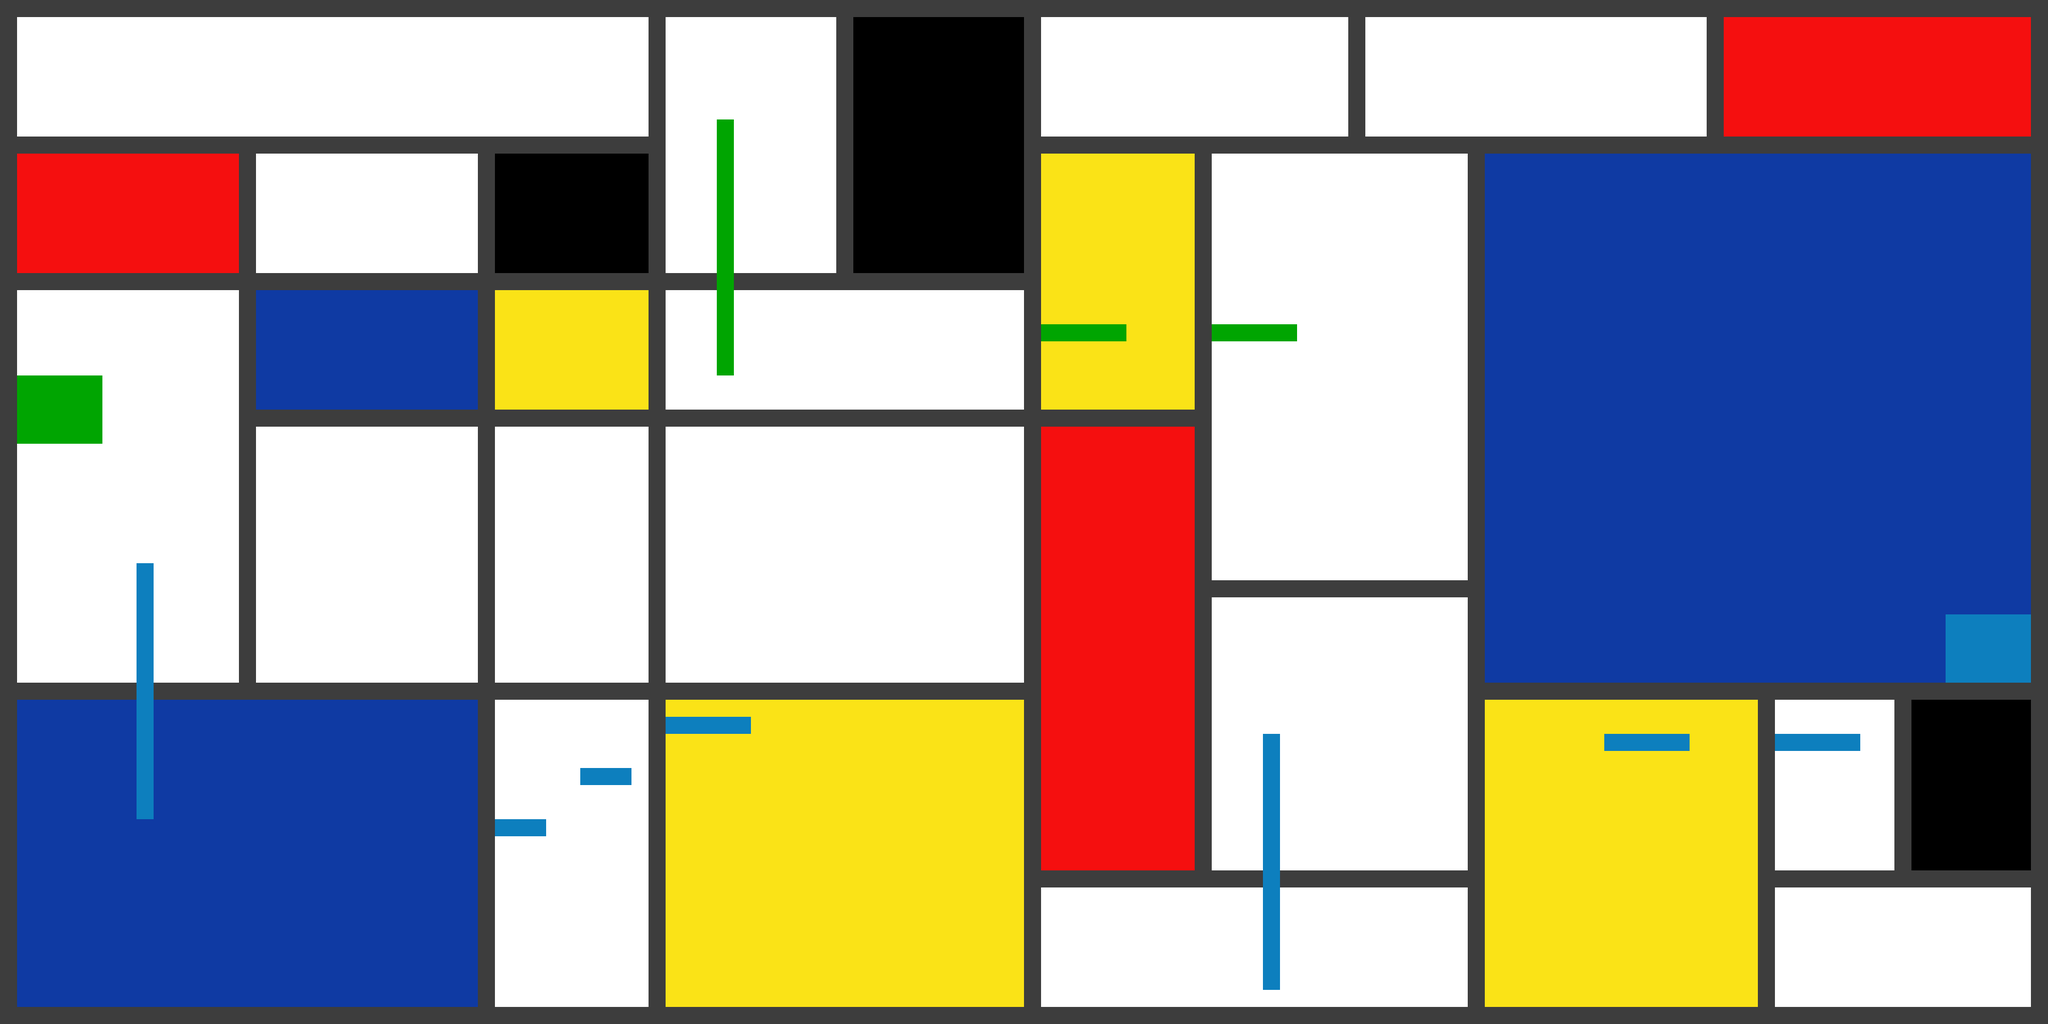

A 2D game scene composited from a Tiled map and its tileset images. What follows is a short description and the map's XML, with each tile layer's data collapsed to a summary:
An orthogonal 120x60 tile map with 32x32 px tiles, 2 tile layers (Tile Layer 1, platform) and 22 objects (12x Platforms, 3x movingobstacle, middleLine, endposition, startposition).

<map version="1.0" orientation="orthogonal" renderorder="right-down" width="120" height="60" tilewidth="32" tileheight="32" nextobjectid="59">
 <tileset firstgid="1" name="mondriaanTiles" tilewidth="32" tileheight="32" tilecount="8" columns="4">
  <image source="mondriaanTiles.png" width="128" height="64" />
 </tileset>
 <layer name="Tile Layer 1" width="120" height="60">
  <data>[7200 cells, 7200 non-empty, 6 distinct tile ids]</data>
 </layer>
 <layer name="platform" width="120" height="60">
  <data>[7200 cells, 120 non-empty, 3 distinct tile ids]</data>
 </layer>
 <objectgroup name="walls">
  <object id="15" x="3808" y="32" width="32" height="1856" />
  <object id="17" x="0" y="32" width="32" height="1856" />
  <object id="18" x="0" y="0" width="3808" height="32" />
  <object id="19" x="0" y="1888" width="3808" height="32" />
 </objectgroup>
 <objectgroup name="Object Layer">
  <object id="2" name="middleLine" x="0" y="960" width="3840" height="32">
   <properties>
    <property name="unity:isTrigger" type="bool" value="true" />
   </properties>
  </object>
  <object id="3" name="endposition" x="96" y="608" width="32" height="32">
   <properties>
    <property name="unity:isTrigger" type="bool" value="true" />
   </properties>
  </object>
  <object id="4" name="startposition" x="3712" y="1344" width="32" height="32">
   <properties>
    <property name="unity:isTrigger" type="bool" value="true" />
   </properties>
  </object>
  <object id="23" name="movingobstacle" x="1408" y="640" width="512" height="64">
   <properties>
    <property name="unity:isTrigger" type="bool" value="true" />
    <property name="unity:tag" value="horizontalobstacle" />
   </properties>
  </object>
  <object id="25" name="movingobstacle" x="2464" y="1312" width="480" height="64">
   <properties>
    <property name="unity:isTrigger" type="bool" value="true" />
    <property name="unity:tag" value="horizontalobstacle" />
   </properties>
  </object>
  <object id="51" name="movingobstacle" x="320" y="1312" width="512" height="64">
   <properties>
    <property name="unity:isTrigger" type="bool" value="true" />
    <property name="unity:tag" value="horizontalobstacle" />
   </properties>
  </object>
 </objectgroup>
 <objectgroup name="platforms">
  <object id="33" type="Platforms" x="32" y="704" width="160" height="128">
   <properties>
    <property name="unity:tag" value="Platform" />
   </properties>
  </object>
  <object id="37" type="Platforms" x="1344" y="224" width="32" height="480">
   <properties>
    <property name="unity:tag" value="Platform" />
   </properties>
  </object>
  <object id="41" type="Platforms" x="2368" y="1376" width="32" height="480">
   <properties>
    <property name="unity:tag" value="Platform" />
   </properties>
  </object>
  <object id="43" type="Platforms" x="3648" y="1152" width="160" height="128">
   <properties>
    <property name="unity:tag" value="Platform" />
   </properties>
  </object>
  <object id="46" type="Platforms" x="3008" y="1376" width="160" height="32">
   <properties>
    <property name="unity:tag" value="Platform" />
   </properties>
  </object>
  <object id="48" type="Platforms" x="3328" y="1376" width="160" height="32">
   <properties>
    <property name="unity:tag" value="Platform" />
   </properties>
  </object>
  <object id="49" type="Platforms" x="2272" y="608" width="160" height="32">
   <properties>
    <property name="unity:tag" value="Platform" />
   </properties>
  </object>
  <object id="50" type="Platforms" x="1952" y="608" width="160" height="32">
   <properties>
    <property name="unity:tag" value="Platform" />
   </properties>
  </object>
  <object id="55" type="Platforms" x="256" y="1056" width="32" height="480">
   <properties>
    <property name="unity:tag" value="Platform" />
   </properties>
  </object>
  <object id="56" type="Platforms" x="928" y="1536" width="96" height="32">
   <properties>
    <property name="unity:tag" value="Platform" />
   </properties>
  </object>
  <object id="57" type="Platforms" x="1088" y="1440" width="96" height="32">
   <properties>
    <property name="unity:tag" value="Platform" />
   </properties>
  </object>
  <object id="58" type="Platforms" x="1248" y="1344" width="160" height="32">
   <properties>
    <property name="unity:tag" value="Platform" />
   </properties>
  </object>
 </objectgroup>
</map>